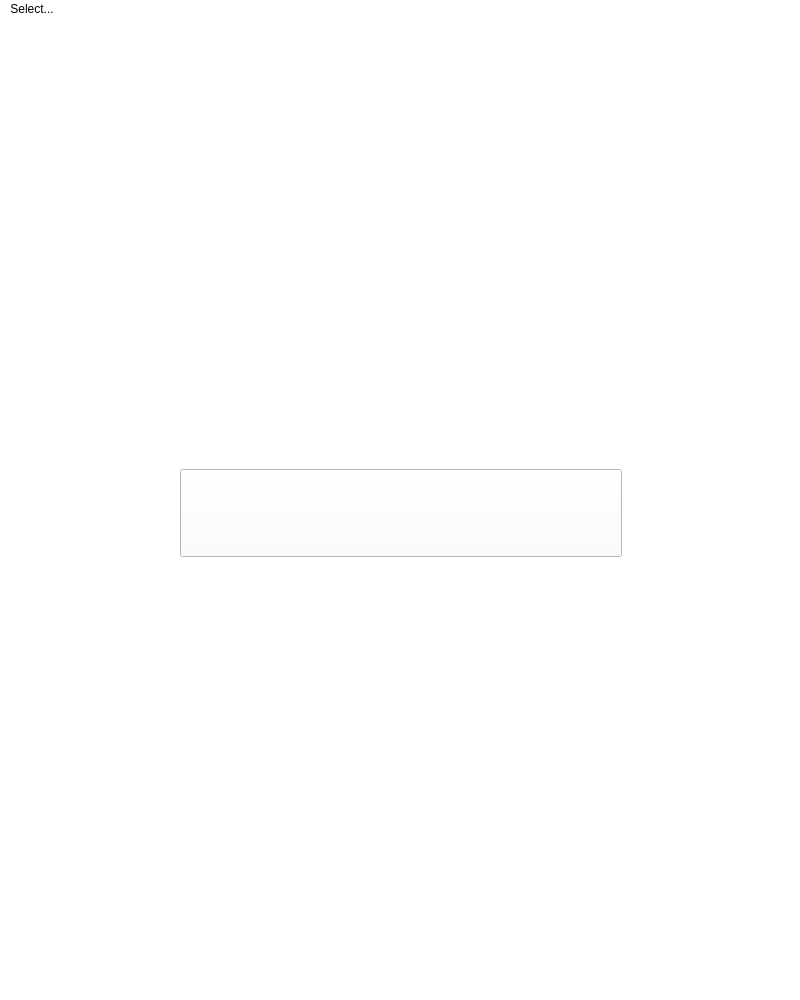
<?xml version="1.0" encoding="UTF-8"?>
<ui version="4.0">
 <class>MainWindow</class>
 <widget class="QMainWindow" name="MainWindow">
  <property name="geometry">
   <rect>
    <x>0</x>
    <y>0</y>
    <width>800</width>
    <height>1000</height>
   </rect>
  </property>
  <property name="sizePolicy">
   <sizepolicy hsizetype="Fixed" vsizetype="Fixed">
    <horstretch>0</horstretch>
    <verstretch>0</verstretch>
   </sizepolicy>
  </property>
  <property name="maximumSize">
   <size>
    <width>800</width>
    <height>1000</height>
   </size>
  </property>
  <property name="windowTitle">
   <string>MainWindow</string>
  </property>
  <property name="styleSheet">
   <string notr="true">background-color: rgb(255, 255, 255)</string>
  </property>
  <widget class="QWidget" name="centralwidget">
   <widget class="QLabel" name="pfpLabel">
    <property name="geometry">
     <rect>
      <x>140</x>
      <y>10</y>
      <width>531</width>
      <height>441</height>
     </rect>
    </property>
    <property name="text">
     <string/>
    </property>
    <property name="pixmap">
     <pixmap>resources/dadFrames/Mr. Turner_2.png</pixmap>
    </property>
    <property name="scaledContents">
     <bool>true</bool>
    </property>
   </widget>
   <widget class="QPushButton" name="talkButton">
    <property name="geometry">
     <rect>
      <x>180</x>
      <y>450</y>
      <width>442</width>
      <height>88</height>
     </rect>
    </property>
    <property name="text">
     <string/>
    </property>
    <property name="icon">
     <iconset>
      <normaloff>resources/icons/talkButton.png</normaloff>resources/icons/talkButton.png</iconset>
    </property>
    <property name="iconSize">
     <size>
      <width>442</width>
      <height>88</height>
     </size>
    </property>
   </widget>
   <widget class="QWidget" name="horizontalLayoutWidget">
    <property name="geometry">
     <rect>
      <x>0</x>
      <y>580</y>
      <width>801</width>
      <height>401</height>
     </rect>
    </property>
    <layout class="QHBoxLayout" name="horizontalLayout">
     <item>
      <widget class="QLabel" name="label_2">
       <property name="sizePolicy">
        <sizepolicy hsizetype="Ignored" vsizetype="Ignored">
         <horstretch>0</horstretch>
         <verstretch>0</verstretch>
        </sizepolicy>
       </property>
       <property name="text">
        <string/>
       </property>
       <property name="pixmap">
        <pixmap>resources/icons/lol2Final.png</pixmap>
       </property>
       <property name="scaledContents">
        <bool>true</bool>
       </property>
       <property name="alignment">
        <set>Qt::AlignLeading|Qt::AlignLeft|Qt::AlignVCenter</set>
       </property>
      </widget>
     </item>
     <item>
      <widget class="QLabel" name="label_3">
       <property name="sizePolicy">
        <sizepolicy hsizetype="Ignored" vsizetype="Ignored">
         <horstretch>0</horstretch>
         <verstretch>0</verstretch>
        </sizepolicy>
       </property>
       <property name="text">
        <string/>
       </property>
       <property name="pixmap">
        <pixmap>resources/icons/lightbulbFinal.png</pixmap>
       </property>
       <property name="scaledContents">
        <bool>true</bool>
       </property>
       <property name="alignment">
        <set>Qt::AlignLeading|Qt::AlignLeft|Qt::AlignVCenter</set>
       </property>
      </widget>
     </item>
     <item>
      <widget class="QLabel" name="label">
       <property name="sizePolicy">
        <sizepolicy hsizetype="Ignored" vsizetype="Ignored">
         <horstretch>0</horstretch>
         <verstretch>0</verstretch>
        </sizepolicy>
       </property>
       <property name="text">
        <string/>
       </property>
       <property name="pixmap">
        <pixmap>resources/icons/weatherFinal.png</pixmap>
       </property>
       <property name="scaledContents">
        <bool>true</bool>
       </property>
       <property name="alignment">
        <set>Qt::AlignLeading|Qt::AlignLeft|Qt::AlignVCenter</set>
       </property>
      </widget>
     </item>
    </layout>
   </widget>
  </widget>
  <widget class="QMenuBar" name="menubar">
   <property name="geometry">
    <rect>
     <x>0</x>
     <y>0</y>
     <width>800</width>
     <height>21</height>
    </rect>
   </property>
   <widget class="QMenu" name="menuSelect">
    <property name="mouseTracking">
     <bool>true</bool>
    </property>
    <property name="title">
     <string>Select...</string>
    </property>
    <addaction name="actionChoose_Dad"/>
    <addaction name="actionMr_Turner_Bonus"/>
    <addaction name="actionMr_Neutron"/>
    <addaction name="actionMr_Incredible"/>
    <addaction name="actionHomer_Simpson"/>
    <addaction name="actionHomer_Simpson_Bonus"/>
    <addaction name="actionKratos"/>
    <addaction name="actionBob_Belcher"/>
    <addaction name="actionDarth_Vader"/>
   </widget>
   <addaction name="menuSelect"/>
  </widget>
  <widget class="QStatusBar" name="statusbar"/>
  <action name="actionChoose_Dad">
   <property name="text">
    <string>Mr. Turner</string>
   </property>
  </action>
  <action name="actionMr_Turner_Bonus">
   <property name="text">
    <string>Mr. Turner (Bonus!)</string>
   </property>
  </action>
  <action name="actionMr_Neutron">
   <property name="text">
    <string>Mr. Neutron</string>
   </property>
  </action>
  <action name="actionMr_Incredible">
   <property name="text">
    <string>Mr. Incredible</string>
   </property>
  </action>
  <action name="actionHomer_Simpson">
   <property name="text">
    <string>Homer Simpson</string>
   </property>
  </action>
  <action name="actionHomer_Simpson_Bonus">
   <property name="text">
    <string>Homer Simpson (Bonus!)</string>
   </property>
  </action>
  <action name="actionKratos">
   <property name="text">
    <string>Kratos</string>
   </property>
  </action>
  <action name="actionBob_Belcher">
   <property name="text">
    <string>Bob Belcher</string>
   </property>
  </action>
  <action name="actionDarth_Vader">
   <property name="text">
    <string>Darth Vader</string>
   </property>
  </action>
 </widget>
 <resources/>
 <connections/>
</ui>
